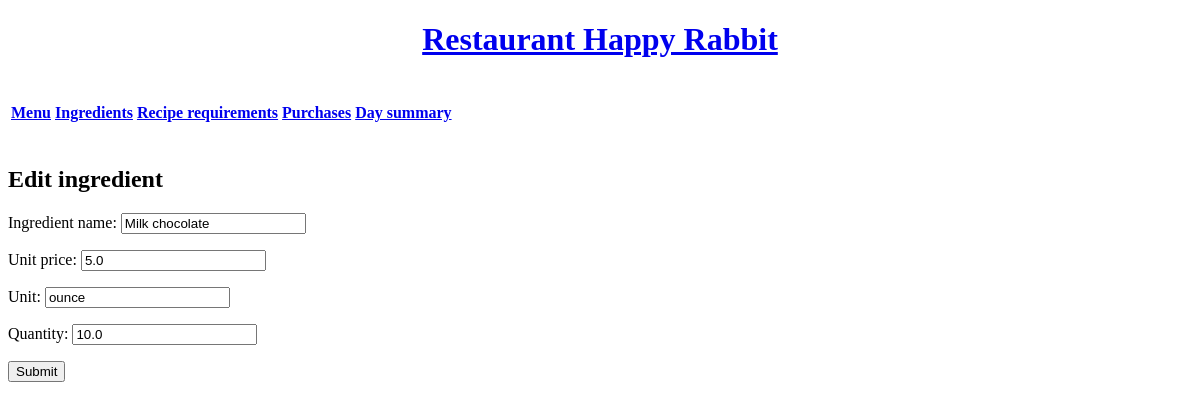
The app's page /ingredients/update/5, older data.
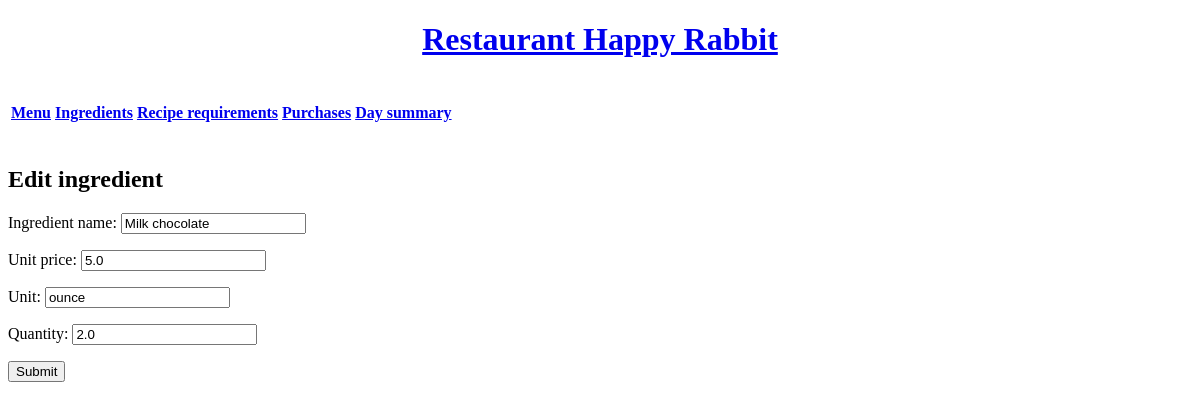
The same page, newer data.
### Inventory/models.py (models this page shows, shortened)
class Ingredient(models.Model):
    ingredient_name = models.CharField(max_length=30)
    unit_price = models.FloatField(default=0.0)
    unit = models.CharField(max_length=10)
    quantity = models.FloatField(default = 0.0)

### Inventory/views.py (the view)
# urls.py: path('ingredients/update/<pk>',views.UpdateIngredientView.as_view(),name='updateingredient'),
class UpdateIngredientView(UpdateView):
    model = Ingredient
    template_name = 'Inventory/update_ingredient.html'
    form_class = IngredientForm
    success_url = '/ingredients'

### Inventory/forms.py
class IngredientForm(forms.ModelForm):
    class Meta:
        model = Ingredient
        fields = '__all__'

### Inventory/templates/Inventory/update_ingredient.html (shortened to what this page needs)
{% extends 'Inventory/base.html' %}
{% load static %}
{% block content %}
<h2>Edit ingredient</h2>
<form action="" method="post">
    {{ form.as_p }}
    <input type="submit"/>
</form>
{% endblock %}

Row changes from the older to the newer data that the page shows:
changed Ingredient "Milk chocolate": quantity "10.0" → "2.0"
